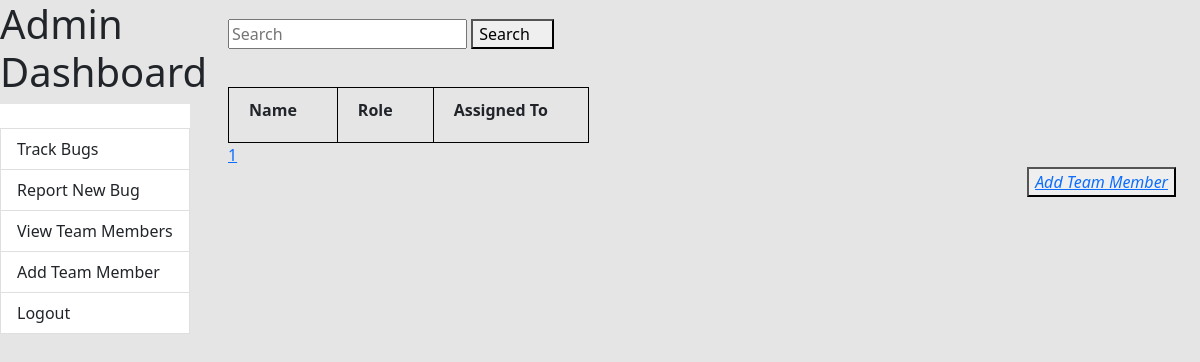
The app's page /dashboard/members/ (signed in), older data.
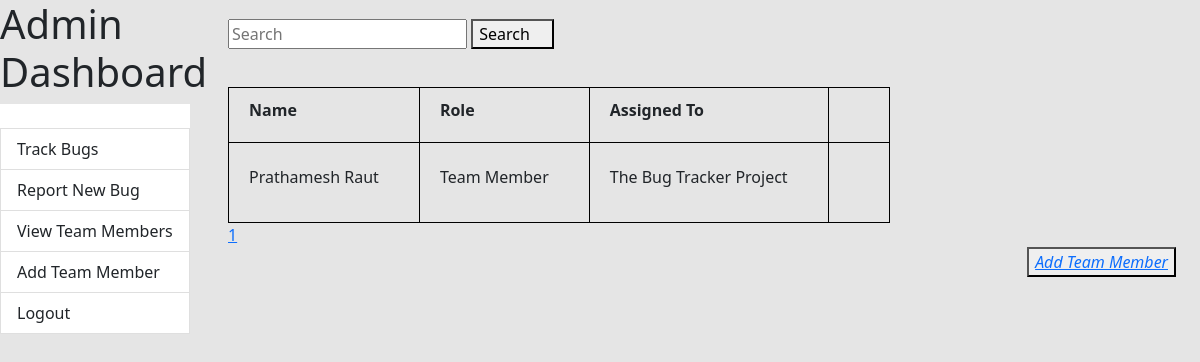
The same page, newer data.
### core/models.py (models this page shows, shortened)
class User(AbstractUser):
    email = models.EmailField(unique=True)
    full_name = models.CharField(max_length=255, null=True)
    role = models.CharField(max_length=4, choices=ROLE_CHOICES, null=True)
    assigned_to = models.ForeignKey(
        Project, on_delete=models.PROTECT, null=True, blank=True)

class Project(models.Model):
    name = models.CharField(max_length=255, null=False)
    description = models.TextField(null=True)
    created_at = models.DateField(auto_now=True, null=True)
    def __str__(self):
        return f"{self.name}"

### core/views.py (the view)
# urls.py: path('dashboard/members/', TeamMembersListView.as_view()),
class TeamMembersListView(LoginRequiredMixin, ListView):
    queryset = User.objects.filter(role='TM')
    context_object_name = "members"
    model = User
    template_name = 'team_members.html'
    paginate_by = 3
    def get_queryset(self):
        search_item = self.request.GET.get("search")
        team_members = User.objects.filter(
            role='TM')
        if search_item:
            team_members = team_members.filter(
                full_name__icontains=search_item)
        return team_members

### templates/team_members.html (shortened to what this page needs)
{% extends 'dashboard.html'%} {%block content%}
<div class="container">
  <div>
    <form method="GET" style="margin-bottom: 4%; margin-top: 2%">
      <input type="text" placeholder="Search" name="search" />
      <button type="submit">
        Search<i class="fa fa-magnifying-glass px-2"></i>
      </button>
    </form>
  </div>
  <table>
    <tr>
      <th>Name</th>
      <th>Role</th>
      <th>Assigned To</th>
    </tr>
    {%for f in members %}
    <tr style="height: 80px">
      <td>{{f.full_name}}</td>
      <td>{{f.get_role_display}}</td>
      <td>{{f.assigned_to}}</td>
      <td>
      </td>
    </tr>
    {%endfor%}
  </table>
  <div>
    {%for page in paginator.page_range%}
    <a href="?page={{page}}&search={{request.GET.search}}"> {{page}} </a>
    {%endfor%}
  </div>
  <div>
    <button style="float: right">
      <a href="/dashboard/add_team_member/"
        ><i class="fa fa-plus">Add Team Member</i></a
      >
    </button>
  </div>
</div>
{%endblock%}

Row changes from the older to the newer data that the page shows:
added User: full_name "Prathamesh Raut", role "Team Member", assigned_to "The Bug Tracker Project"
